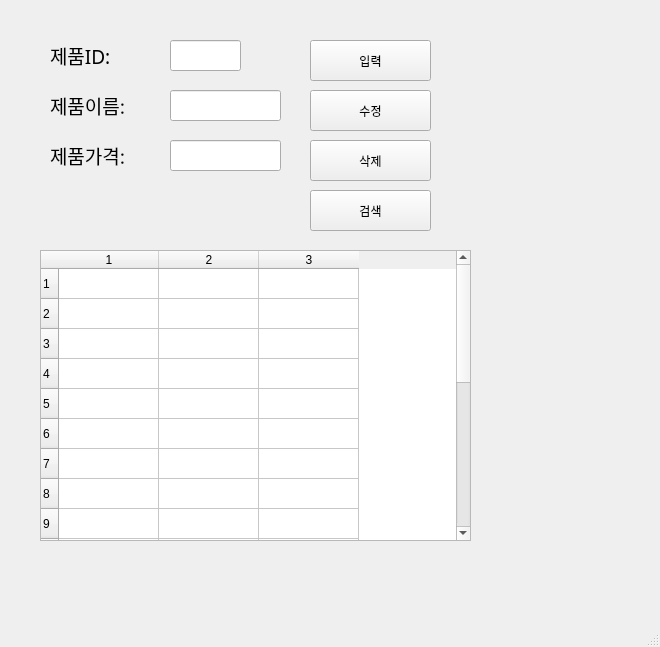
<?xml version="1.0" encoding="UTF-8"?>
<ui version="4.0">
 <class>MainWindow</class>
 <widget class="QMainWindow" name="MainWindow">
  <property name="geometry">
   <rect>
    <x>0</x>
    <y>0</y>
    <width>660</width>
    <height>647</height>
   </rect>
  </property>
  <property name="windowTitle">
   <string>MainWindow</string>
  </property>
  <widget class="QWidget" name="centralwidget">
   <widget class="QLabel" name="label">
    <property name="geometry">
     <rect>
      <x>50</x>
      <y>40</y>
      <width>81</width>
      <height>31</height>
     </rect>
    </property>
    <property name="font">
     <font>
      <family>맑은 고딕</family>
      <pointsize>14</pointsize>
     </font>
    </property>
    <property name="text">
     <string>제품ID:</string>
    </property>
   </widget>
   <widget class="QLabel" name="label_2">
    <property name="geometry">
     <rect>
      <x>50</x>
      <y>90</y>
      <width>101</width>
      <height>31</height>
     </rect>
    </property>
    <property name="font">
     <font>
      <family>맑은 고딕</family>
      <pointsize>14</pointsize>
     </font>
    </property>
    <property name="text">
     <string>제품이름:</string>
    </property>
   </widget>
   <widget class="QLabel" name="label_3">
    <property name="geometry">
     <rect>
      <x>50</x>
      <y>140</y>
      <width>111</width>
      <height>31</height>
     </rect>
    </property>
    <property name="font">
     <font>
      <family>맑은 고딕</family>
      <pointsize>14</pointsize>
     </font>
    </property>
    <property name="text">
     <string>제품가격:</string>
    </property>
   </widget>
   <widget class="QLineEdit" name="prodID">
    <property name="geometry">
     <rect>
      <x>170</x>
      <y>40</y>
      <width>71</width>
      <height>31</height>
     </rect>
    </property>
   </widget>
   <widget class="QLineEdit" name="prodName">
    <property name="geometry">
     <rect>
      <x>170</x>
      <y>90</y>
      <width>111</width>
      <height>31</height>
     </rect>
    </property>
   </widget>
   <widget class="QLineEdit" name="prodPrice">
    <property name="geometry">
     <rect>
      <x>170</x>
      <y>140</y>
      <width>111</width>
      <height>31</height>
     </rect>
    </property>
   </widget>
   <widget class="QPushButton" name="pushButton">
    <property name="geometry">
     <rect>
      <x>310</x>
      <y>40</y>
      <width>121</width>
      <height>41</height>
     </rect>
    </property>
    <property name="text">
     <string>입력</string>
    </property>
   </widget>
   <widget class="QPushButton" name="pushButton_2">
    <property name="geometry">
     <rect>
      <x>310</x>
      <y>90</y>
      <width>121</width>
      <height>41</height>
     </rect>
    </property>
    <property name="text">
     <string>수정</string>
    </property>
   </widget>
   <widget class="QPushButton" name="pushButton_3">
    <property name="geometry">
     <rect>
      <x>310</x>
      <y>140</y>
      <width>121</width>
      <height>41</height>
     </rect>
    </property>
    <property name="text">
     <string>삭제</string>
    </property>
   </widget>
   <widget class="QPushButton" name="pushButton_4">
    <property name="geometry">
     <rect>
      <x>310</x>
      <y>190</y>
      <width>121</width>
      <height>41</height>
     </rect>
    </property>
    <property name="text">
     <string>검색</string>
    </property>
   </widget>
   <widget class="QTableWidget" name="tableWidget">
    <property name="geometry">
     <rect>
      <x>40</x>
      <y>250</y>
      <width>431</width>
      <height>291</height>
     </rect>
    </property>
    <property name="rowCount">
     <number>20</number>
    </property>
    <property name="columnCount">
     <number>3</number>
    </property>
    <row/>
    <row/>
    <row/>
    <row/>
    <row/>
    <row/>
    <row/>
    <row/>
    <row/>
    <row/>
    <row/>
    <row/>
    <row/>
    <row/>
    <row/>
    <row/>
    <row/>
    <row/>
    <row/>
    <row/>
    <column/>
    <column/>
    <column/>
   </widget>
  </widget>
  <widget class="QMenuBar" name="menubar">
   <property name="geometry">
    <rect>
     <x>0</x>
     <y>0</y>
     <width>660</width>
     <height>26</height>
    </rect>
   </property>
  </widget>
  <widget class="QStatusBar" name="statusbar"/>
 </widget>
 <resources/>
 <connections>
  <connection>
   <sender>pushButton</sender>
   <signal>clicked()</signal>
   <receiver>MainWindow</receiver>
   <slot>addProduct()</slot>
   <hints>
    <hint type="sourcelabel">
     <x>394</x>
     <y>72</y>
    </hint>
    <hint type="destinationlabel">
     <x>470</x>
     <y>95</y>
    </hint>
   </hints>
  </connection>
  <connection>
   <sender>pushButton_2</sender>
   <signal>clicked()</signal>
   <receiver>MainWindow</receiver>
   <slot>updateProduct()</slot>
   <hints>
    <hint type="sourcelabel">
     <x>418</x>
     <y>129</y>
    </hint>
    <hint type="destinationlabel">
     <x>470</x>
     <y>136</y>
    </hint>
   </hints>
  </connection>
  <connection>
   <sender>pushButton_3</sender>
   <signal>clicked()</signal>
   <receiver>MainWindow</receiver>
   <slot>removeProduct()</slot>
   <hints>
    <hint type="sourcelabel">
     <x>409</x>
     <y>175</y>
    </hint>
    <hint type="destinationlabel">
     <x>469</x>
     <y>183</y>
    </hint>
   </hints>
  </connection>
  <connection>
   <sender>pushButton_4</sender>
   <signal>clicked()</signal>
   <receiver>MainWindow</receiver>
   <slot>getProduct()</slot>
   <hints>
    <hint type="sourcelabel">
     <x>406</x>
     <y>219</y>
    </hint>
    <hint type="destinationlabel">
     <x>471</x>
     <y>229</y>
    </hint>
   </hints>
  </connection>
 </connections>
 <slots>
  <slot>addProduct()</slot>
  <slot>updateProduct()</slot>
  <slot>removeProduct()</slot>
  <slot>getProduct()</slot>
 </slots>
</ui>
